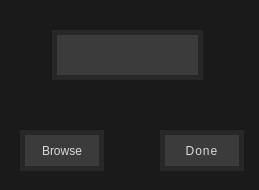
<?xml version="1.0" encoding="UTF-8"?>
<ui version="4.0">
 <class>DecryptDialog</class>
 <widget class="QDialog" name="DecryptDialog">
  <property name="geometry">
   <rect>
    <x>0</x>
    <y>0</y>
    <width>259</width>
    <height>190</height>
   </rect>
  </property>
  <property name="windowTitle">
   <string>Decrypt</string>
  </property>
  <property name="styleSheet">
   <string notr="true">QDialog {
	background-color: rgb(26, 26, 26);
}</string>
  </property>
  <widget class="QLineEdit" name="decKeyBox">
   <property name="geometry">
    <rect>
     <x>52</x>
     <y>30</y>
     <width>151</width>
     <height>50</height>
    </rect>
   </property>
   <property name="styleSheet">
    <string notr="true">QLineEdit {
	font: 600 15pt &quot;Verdana Pro Cond Semibold&quot;;
	color: rgb(218, 218, 218);
	border: 5px solid rgb(39, 39, 39);
	background-color: rgb(59, 59, 59);
	padding-left: 7px;
	letter-spacing: 5px;
}</string>
   </property>
   <property name="text">
    <string/>
   </property>
   <property name="alignment">
    <set>Qt::AlignCenter</set>
   </property>
   <property name="placeholderText">
    <string/>
   </property>
  </widget>
  <widget class="QPushButton" name="doneBtn">
   <property name="geometry">
    <rect>
     <x>160</x>
     <y>130</y>
     <width>84</width>
     <height>41</height>
    </rect>
   </property>
   <property name="styleSheet">
    <string notr="true">QPushButton {
	font: 600 14pt &quot;Verdana Pro Cond Semibold&quot;;
	color: rgb(218, 218, 218);
	border: 5px solid rgb(39, 39, 39);
	background-color: rgb(59, 59, 59);
	letter-spacing: 1px;
}

QPushButton::hover {
	background-color: rgb(84, 84, 84);
}</string>
   </property>
   <property name="text">
    <string>Done</string>
   </property>
  </widget>
  <widget class="QPushButton" name="browseBtn">
   <property name="geometry">
    <rect>
     <x>20</x>
     <y>130</y>
     <width>84</width>
     <height>41</height>
    </rect>
   </property>
   <property name="styleSheet">
    <string notr="true">QPushButton {
	font: 600 12pt &quot;Verdana Pro Cond Semibold&quot;;
	color: rgb(218, 218, 218);
	border: 5px solid rgb(39, 39, 39);
	background-color: rgb(59, 59, 59);
}

QPushButton::hover {
	background-color: rgb(84, 84, 84);
}</string>
   </property>
   <property name="text">
    <string>Browse</string>
   </property>
  </widget>
 </widget>
 <resources/>
 <connections/>
</ui>
